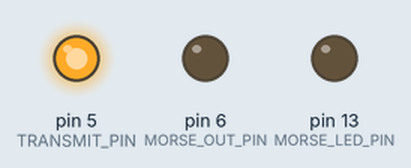
Recording of a sketch running on a simulated Arduino Uno, built with avr-gcc and run on an emulated ATmega328P. Shown: output pins drawn as LEDs (lit = HIGH).

Above: at 0.05 s.
At 20.9 s:
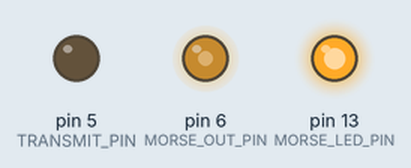
At 32.3 s:
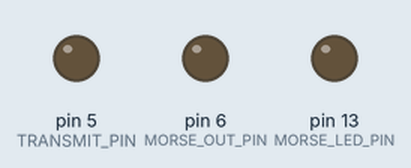
Timing chart, 0 to 42.1 s (numbered marks = the images above):
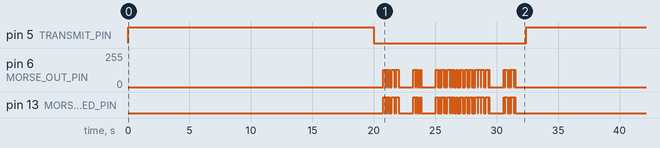

The sketch:

HamBeacon_ki5fkt_V5D1.ino
```cpp
#include "Morse.h"

// -----------------------------------------------------------------------

  // Change this CALL_SIGN to your Amateur Radio callsign
  const char CALL_SIGN = "KI5FKT"; // Alex Donnell

  //Adjust the delay between automatic transmissions
  const int DELAY_TIME = 20; // in seconds

  //Pin connected to PTT on radio
  const int TRANSMIT_PIN = 5;

  //Audio output of morse connected on the MIC on radio
  const byte MORSE_OUT_PIN = 6;
  //Flashes this pin / LED based on morse being sent
  const byte MORSE_LED_PIN = LED_BUILTIN;
  //Speed of morse sending. Recommend keeping it fast (20 WPM).
  const byte MORSE_SPEED_WPM = 20;
  //Beep out the morse, default. No need to change unless straight keying.
  const byte MORSE_BEEP = 1;

  //Variable for storing elapsed time.
  unsigned long startTime = 0;


// -----------------------------------------------------------------------


// Morse
//morse( <pin number>, <speed WPM>, <1=beep, 0=PTT>, <LEDPin> )
Morse morse(MORSE_OUT_PIN, MORSE_SPEED_WPM, MORSE_BEEP, MORSE_LED_PIN);


// -----------------------------------------------------------------------


void setup() {

  pinMode(TRANSMIT_PIN, OUTPUT);
  digitalWrite(TRANSMIT_PIN, HIGH);

  pinMode(MORSE_LED_PIN, OUTPUT);

}//setup


// -----------------------------------------------------------------------


void TransmitBeaconMessage() {

  //transmit
  digitalWrite(TRANSMIT_PIN, LOW);
  delay(750);

  //automatic morse message on beacon -- no voice
  morse.sendmsg("BK");
  delay(1000);
  morse.sendmsg("DE");
  morse.sendmsg(CALL_SIGN);
  delay(1000);
  morse.sendmsg("/BEACON");
  delay(1000);
  morse.sendmsg("AR");

  //stop transmit
  delay(750);
  digitalWrite(TRANSMIT_PIN, HIGH);

  //Reset timer
  startTime = millis();

}//TransmitBeaconMessage


// -----------------------------------------------------------------------


void loop() {

    // Run every x seconds (as defined by DELAY_TIME)
    if (millis() - startTime >= (DELAY_TIME * 1000)) {
      TransmitBeaconMessage();
    }

}//loop
```

Morse.cpp
```cpp
//
// Arduino Morse Library
// Written by Erik Linder SM0RVV and Mark VandeWettering K6HX
// Contact: sm0rvv at google mail
//
// Released 2011 under GPLv3
//
// Version 0.2
//
// Corrected Morse Code errors , Glen Popiel KW5GP
//
// Usage:
//         Morse <handle>(<outputpin>, <speed>);
//         <handle>.sendmsg (*str);
//         <handle>.send (*char);

#include "Arduino.h"
#include "Morse.h"

  byte _speed;	// Speed in WPM
  byte _pin;	// Pin to beep or toggle
  byte _beep;	// 1 == beep to speaker, 0 == toggle pin high and low
  byte _ledpin;
  int _dashlen;	// Length of dash
  int _dotlen;	// Length of dot
const  byte _morsetab[] = {	// Those with value 1 has no morsecode - code is decimal - but converted to reverse binary to send
    117, //ASCII 33 !
    82,  //ASCII 34 "
    1,   //ASCII 35 #
    200, //ASCII 36 $
    1,   //ASCII 37 %
    34,  //ASCII 38 &
    94,  //ASCII 39 '
    45, //ASCII 40 (
    109, //ASCII 41 )
    1,   //ASCII 42 *
    42,  //ASCII 43 +
    115, //ASCII 44 ,
    97,  //ASCII 45 -
    106,  //ASCII 46 .
    41,  //ASCII 47 /
    63,  //ASCII 48 0
    62,  //ASCII 49 1
    60,  //ASCII 50 2
    56,  //ASCII 51 3
    48,  //ASCII 52 4
    32,  //ASCII 53 5
    33,  //ASCII 54 6
    35,  //ASCII 55 7
    39,  //ASCII 56 8
    47,  //ASCII 57 9
    71, //ASCII 58 :
    85,  //ASCII 59 ;
    1,   //ASCII 60 <
    49,  //ASCII 61 =
    1,   //ASCII 62 >
    76,  //ASCII 63 ?
    86,  //ASCII 64 @
    6,   //ASCII 65 A
    17,  //ASCII 66 B
    21,  //ASCII 67 C
    9,   //ASCII 68 D
    2,   //ASCII 69 E
    20,  //ASCII 70 F
    11,  //ASCII 71 G
    16,  //ASCII 72 H
    4,   //ASCII 73 I
    30,  //ASCII 74 J
    13,  //ASCII 75 K
    18,  //ASCII 76 L
    7,   //ASCII 77 M
    5,   //ASCII 78 N
    15,  //ASCII 79 O
    22,  //ASCII 80 P
    27,  //ASCII 81 Q
    10,  //ASCII 82 R
    8,   //ASCII 83 S
    3,   //ASCII 84 T
    12,  //ASCII 85 U
    24,  //ASCII 86 V
    14,  //ASCII 87 W
    25,  //ASCII 88 X
    29,  //ASCII 89 Y
    19,  //ASCII 90 Z
    1,   //ASCII 91 [
    64,   //ASCII 92 backslash
    1,   //ASCII 93 ]
    1,   //ASCII 94 ^
    108,  //ASCII 95 _
    94,  //ASCII 96 `
    6,   //ASCII 97 a
    17,  //ASCII 98 b
    21,  //ASCII 99 c
    9,   //ASCII 100 d
    2,   //ASCII 101 e
    20,  //ASCII 102 f
    11,  //ASCII 103 g
    16,  //ASCII 104 h
    4,   //ASCII 105 i
    30,  //ASCII 106 j
    13,  //ASCII 107 k
    18,  //ASCII 108 l
    7,   //ASCII 109 m
    5,   //ASCII 110 n
    15,  //ASCII 111 o
    22,  //ASCII 112 p
    27,  //ASCII 113 q
    10,  //ASCII 114 r
    8,   //ASCII 115 s
    3,   //ASCII 116 t
    12,  //ASCII 117 u
    24,  //ASCII 118 v
    14,  //ASCII 119 w
    25,  //ASCII 120 x
    29,  //ASCII 121 y
    19,   //ASCII 122 z
    1,   //ASCII 123 left brace
    1,   //ASCII 124 vertical bar
    1,   //ASCII 125 right brace
    1,   //ASCII 126 tilde
    };

Morse::Morse(byte pin, byte speed, byte beep, byte ledpin)
{
  // Save values for later use
  _pin = pin;
  _speed = speed;
  _beep = beep;
  _ledpin = ledpin;

  // Calculate the length of dash and dot
  _dotlen = (1200/_speed);
  _dashlen =  (3*_dotlen);

  // Set the pin to output mode
  pinMode(_pin, OUTPUT);
  pinMode(_ledpin, OUTPUT);
}

void Morse::dash()
{
  digitalWrite(_pin, HIGH);
  digitalWrite(_ledpin, HIGH);
  delay(_dashlen);
  digitalWrite(_pin, LOW);
  digitalWrite(_ledpin, LOW);
  delay(_dotlen);
}

void Morse::dit()
{
  digitalWrite(_pin, HIGH);
  digitalWrite(_ledpin, HIGH);
  delay(_dotlen);
  digitalWrite(_pin, LOW);
  digitalWrite(_ledpin, LOW);
  delay(_dotlen);
}

void Morse::bdash()
{
  analogWrite(_pin, 128);
  digitalWrite(_ledpin, HIGH);
  delay(_dashlen);
  analogWrite(_pin, 0);
  digitalWrite(_ledpin, LOW);
  delay(_dotlen);
}

void Morse::bdit()
{
  analogWrite(_pin, 128);
  digitalWrite(_ledpin, HIGH);
  delay(_dotlen);
  analogWrite(_pin, 0);
  digitalWrite(_ledpin, LOW);
  delay(_dotlen);
}

void Morse::send(char c)
{

  byte _i;
  byte _p;

  // Send space
  if (c == ' ') {
    delay(7*_dotlen) ;
    return ;
  }

  // Do a table lookup to get morse data
  else {
    _i = ((byte) c) - 33;
    _p = _morsetab[_i];


  }

  // Main algoritm for each morse sign
  while (_p != 1) {
    if (_p & 1)
      switch (_beep) {
	case 0:
	  dash();
	  break;
        case 1:
          bdash();
          break;
        default:
          break;
      }
    else
      switch (_beep) {
	case 0:
	  dit();
	  break;
        case 1:
          bdit();
          break;
        default:
          break;
      }
    _p = _p / 2;
  }
  // Letterspace
  delay(2*_dotlen);
}

void Morse::sendmsg(char *str)
{
  while (*str) {
    send(*str++);
  }
}
```

Morse.h
```cpp
//
// Arduino Morse Library
// Written by Erik Linder SM0RVV and Mark VandeWettering K6HX
//
// Released 2011 under GPLv3
//
// Version 0.2
//

#ifndef Morse_h
#define Morse_h

#include "Arduino.h"

class Morse
{
	public:
		Morse(byte pin, byte speed, byte beep, byte ledpin);
		void sendmsg(char *str);
		void send(char c);
	private:
		void dash();
		void dit();
		void bdash();
		void bdit();
};
#endif
```

Measured:
- by itself, pin 5 (TRANSMIT_PIN): alternates HIGH for 20.0 s and LOW for 12.4 s
- by itself, pin 6 (MORSE_OUT_PIN): moves between 0/255 and 128/255, repeating every 32.4 s
- by itself, pin 13 (MORSE_LED_PIN): moves between LOW and HIGH, repeating every 32.4 s
